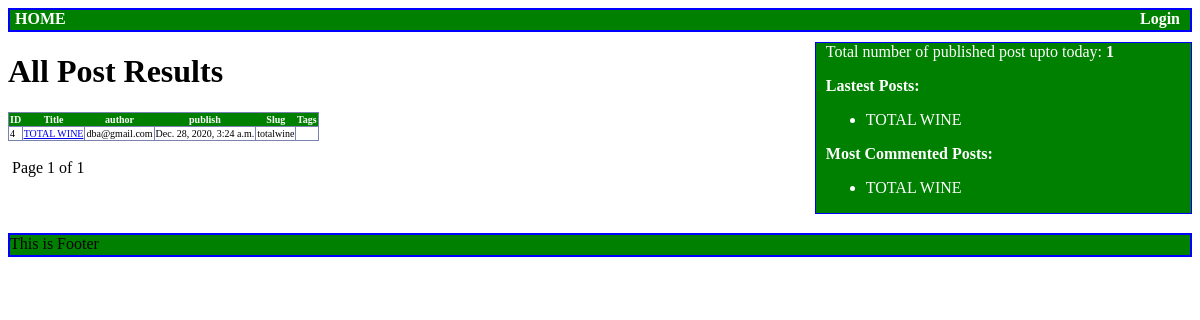
Page /?page=2 on the earlier database version.
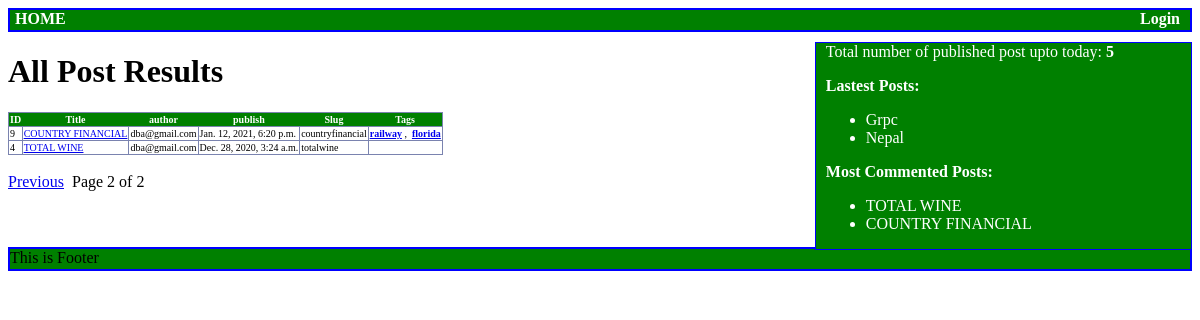
Same page on the later database version.
### twmblog/models.py (models this page shows, shortened)
class Post(models.Model):
    STATUS_CHOICES = (('draft', 'Draft'), ('published', 'Published'))  # Tuple inside tuple
    title = models.CharField(max_length=256)
    slug = models.SlugField(max_length=264, unique_for_date='publish')  # It is used to build SEO friendly URL
    author = models.ForeignKey(User, related_name='blog_posts', on_delete=models.CASCADE)
    body = models.TextField()
    publish = models.DateTimeField(default=timezone.now)
    created = models.DateTimeField(auto_now_add=True)  # everytime the post object is updated that time is taken
    updated = models.DateTimeField(auto_now=True)  # when save method is called that time is taken
    status = models.CharField(max_length=10, choices=STATUS_CHOICES, default='draft')
    objects = CustomManager()
    tags = TaggableManager(blank=True) # Third party application 'tagging' which is used for tagging purpose i.e we should use Post.tags.all() for this
    class Meta:
        ordering = ('-publish',)
    def get_absolute_url(self):
        return reverse('detail',
                       args=[self.publish.year, self.publish.strftime('%m'), self.publish.strftime('%d'), self.slug])

### twmblog/views.py (the view)
# urls.py: path('', views.getAllPost),
def getAllPost(request, tag_slug=None):
    user = request.user
    blogs = Post.objects.all()
    tag = None
    if tag_slug:
        tag = get_object_or_404(Tag, slug=tag_slug)
        blogs = blogs.filter(tags__in=[tag])
    paginator = Paginator(blogs, 3)  # how many results in one page you want to display?
    pageNumber = request.GET.get('page')
    try:
        blogs = paginator.page(pageNumber)
    except PageNotAnInteger:
        blogs = paginator.page(1)
    except EmptyPage:
        blogs = paginator.page(paginator.num_pages)
    ctx = {'blogs': blogs, 'classBasedView': True, 'tag': tag}
    return TemplateResponse(request, 'blog/home.html', ctx)

### twmblog/models.py (called while the page is built)
    def get_queryset(self):
        return super().get_queryset().filter(status='published')

### twmblog/templatetags/customTag.py (called while the page is built)
@register.simple_tag(name='ymsTotalPostCount')
def totalPosts():
    return Post.objects.count();

@register.inclusion_tag('blog/latestPost.html')
def getLatestPosts(count=3):
    latest_posts = Post.objects.order_by('-publish')[:count]
    return {'latest_posts' : latest_posts}

@register.simple_tag
def getMostCommentedPosts(count=3):
    return Post.objects.annotate(total_comments=Count('comments')).order_by('-total_comments')[:count]

### templates/blog/home.html
<!DOCTYPE html>
{% extends 'blog/common/base.html'%}
{% load static %}
{% load customTag %}
{% block body_part %}
  <span class="right_side_view">
      <span>Total number of published post upto today: <span style="font-weight:bold;">{% ymsTotalPostCount %}</span></span>
      <p>
          <span><strong>Lastest Posts:</strong></span>
          {% getLatestPosts 2%}
      </p>
      <p>
          <span><strong>Most Commented Posts:</strong></span>
          {% getMostCommentedPosts 2 as mostCommentedPosts%}
            <ul>
                {% for next in mostCommentedPosts %}
                <li>{{next.title}}</li>
                {% endfor %}
            </ul>
      </p>
  </span>
{% if tag %}
<h1>Posts tagged with <strong>{{tag.name}}</strong></h1>
{%else%}
<h1>All Post Results</strong></h1>
{% endif %}
{% if blogs %}
<table>
    <thead>
    <th>ID</th>
    <th>Title</th>
    <th>author</th>
    <th>publish</th>
    <th>Slug</th>
    <th>Tags</th>
    </thead>
    {% for next in blogs %}
    <tr>
        <td>{{next.id}}</td>
        <td><a href="{{next.get_absolute_url}}">{{next.title}}</a></td>
        <td>{{next.author}}</td>
        <td>{{next.publish}}</td>
        <td>{{next.slug}}</td>
        <td>
            {%for tag in next.tags.all%}
                <a href="{%url 'allPostsByTagName' tag.slug%}"><strong>{{tag.name}}</strong></a>
                {% if not forloop.last%},&nbsp;{%endif%}
             {%endfor%}
        </td>
    </tr>
    {% endfor %}
</table>
{% if classBasedView %}
    {%include 'blog/common/pagination.html' with page=blogs%}
{% else %}
    {%include 'blog/common/pagination.html' with page=page_obj%}
{% endif %}
{% else %}
<p>No Posts found</p>
{% endif %}
{% if userAuthenticated %}
<div style="display: inline-block; margin-top:30px; margin-left: 35%;">
    <span style="padding:10px;border:2px solid #abb4ab;background-color:green;text-color: white;">
        <a href="/blog/addpost" style="text-decoration: none;">
            <strong style="color: white; text-decoration: none;">Add New Post</strong>
        </a>
    </span>
    <span style="padding:10px;border:2px solid #abb4ab;background-color:green;text-color: white; margin-left: 10px;">
        <a href="/blog/adduser" style="text-decoration: none;">
            <strong style="color: white; text-decoration: none;">Add New User</strong>
        </a>
    </span>
</div>
{%else%}
    <br><br>
{% endif %}
{% endblock %}

### templates/blog/common/base.html (shortened to what this page needs)
<!DOCTYPE html>
{% load static %}
<html lang="en">
<head>
    <link rel="stylesheet" href="{% static "css/main.css" %}">
</head>
<body>
    <div style="height:20px; border: solid blue 2px; background-color: green;">
        <span style="float: left;">
            <a href="/" style="text-decoration: none; margin-left:5px;">
                <strong style="color: white; text-decoration: none;">HOME</strong>
            </a>
        </span>
        <span style="float: right;">
            {% if not userAuthenticated %}
            <a href="/accounts/login" style="text-decoration: none; margin-right:10px;">
                <strong style="color: white; text-decoration: none;">Login</strong>
            </a>
            {% endif %}
        </span>
    </div>
    {% block body_part %}
    {% endblock %}
    <div style="height:20px; border: solid blue 2px; background-color: green; margin-top: 20px;">This is Footer</div>
</body>
</html>

### templates/blog/latestPost.html
<ul>
    {% for next in latest_posts %}
    <li>{{next.title}}</li>
    {% endfor %}
</ul>

### templates/blog/common/pagination.html (shortened to what this page needs)
<div class="paginator">
    {% if page.has_previous %}
        <a href="?page={{page.previous_page_number}}">Previous</a>
    {%endif%}
    &nbsp;<span>Page {{page.number}} of {{page.paginator.num_pages}}</span> &nbsp;
</div>

### static/css/main.css (style rules this page uses)
td, table { margin:left; border:1px solid #7a83af; color:black; background:white; font-size:10px; border-collapse: collapse; margin-top:20px; }
thead { color:white; background: green; }
.right_side_view { float: right; padding-right: 10px; padding-left: 10px; border: 1px solid blue; background-color: green; width: 30%; margin-top: 10px; color: white; }

Differences in the rows shown:
no longer on one of the page's lists (row unchanged): Post: title "TOTAL WINE"
added Post: title "Grpc"
added Post: title "Nepal"
added Post: title "COUNTRY FINANCIAL", id "9", author "dba@gmail.com", publish "Jan. 12, 2021, 6:20 p.m.", slug "countryfinancial"
added Tag: name "railway"
added Tag: name "florida"
Other differences:
{{ page.number }}: "1" → "2"
{{ page.paginator.num_pages }}: "1" → "2"
text no longer shown: "1"
text now shown: "5 Previous"
